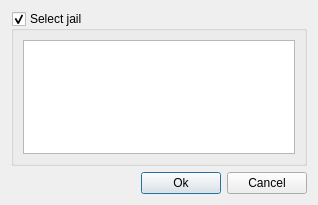
<?xml version="1.0" encoding="UTF-8"?>
<ui version="4.0">
 <class>JailsDialog</class>
 <widget class="QDialog" name="JailsDialog">
  <property name="geometry">
   <rect>
    <x>0</x>
    <y>0</y>
    <width>318</width>
    <height>205</height>
   </rect>
  </property>
  <property name="windowTitle">
   <string>Select jail</string>
  </property>
  <property name="modal">
   <bool>true</bool>
  </property>
  <layout class="QVBoxLayout" name="verticalLayout_2">
   <item>
    <widget class="QGroupBox" name="jailsGB">
     <property name="title">
      <string>Select jail</string>
     </property>
     <property name="checkable">
      <bool>true</bool>
     </property>
     <layout class="QVBoxLayout" name="verticalLayout">
      <item>
       <widget class="QTreeWidget" name="jailsTW">
        <property name="headerHidden">
         <bool>true</bool>
        </property>
        <column>
         <property name="text">
          <string notr="true">1</string>
         </property>
        </column>
       </widget>
      </item>
     </layout>
    </widget>
   </item>
   <item>
    <layout class="QHBoxLayout" name="horizontalLayout_2">
     <item>
      <spacer name="horizontalSpacer_2">
       <property name="orientation">
        <enum>Qt::Horizontal</enum>
       </property>
       <property name="sizeHint" stdset="0">
        <size>
         <width>40</width>
         <height>20</height>
        </size>
       </property>
      </spacer>
     </item>
     <item>
      <widget class="QPushButton" name="okBtn">
       <property name="text">
        <string>Ok</string>
       </property>
      </widget>
     </item>
     <item>
      <widget class="QPushButton" name="pushButton_3">
       <property name="text">
        <string>Cancel</string>
       </property>
      </widget>
     </item>
    </layout>
   </item>
  </layout>
 </widget>
 <resources/>
 <connections>
  <connection>
   <sender>pushButton_3</sender>
   <signal>clicked()</signal>
   <receiver>JailsDialog</receiver>
   <slot>reject()</slot>
   <hints>
    <hint type="sourcelabel">
     <x>260</x>
     <y>292</y>
    </hint>
    <hint type="destinationlabel">
     <x>125</x>
     <y>283</y>
    </hint>
   </hints>
  </connection>
 </connections>
</ui>
